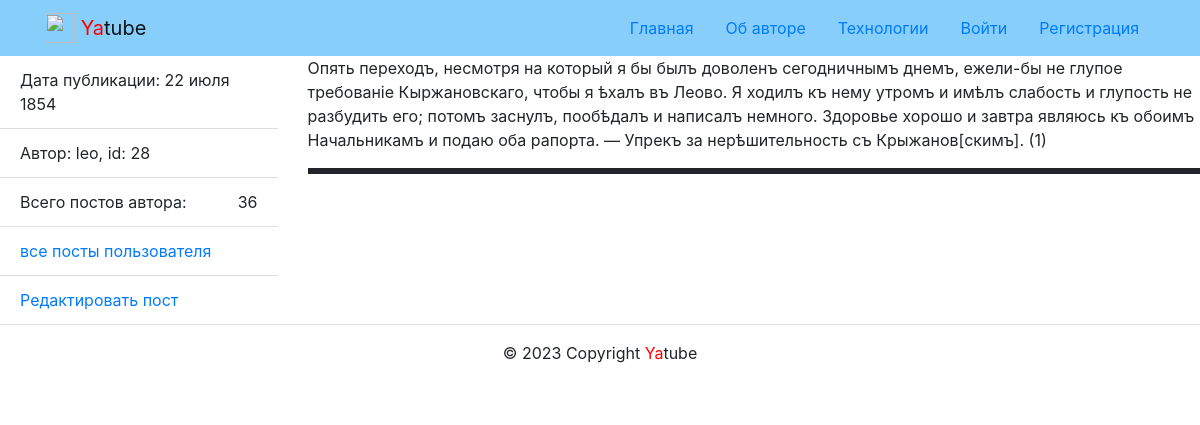
The page /posts/28/ on the database as committed earlier.
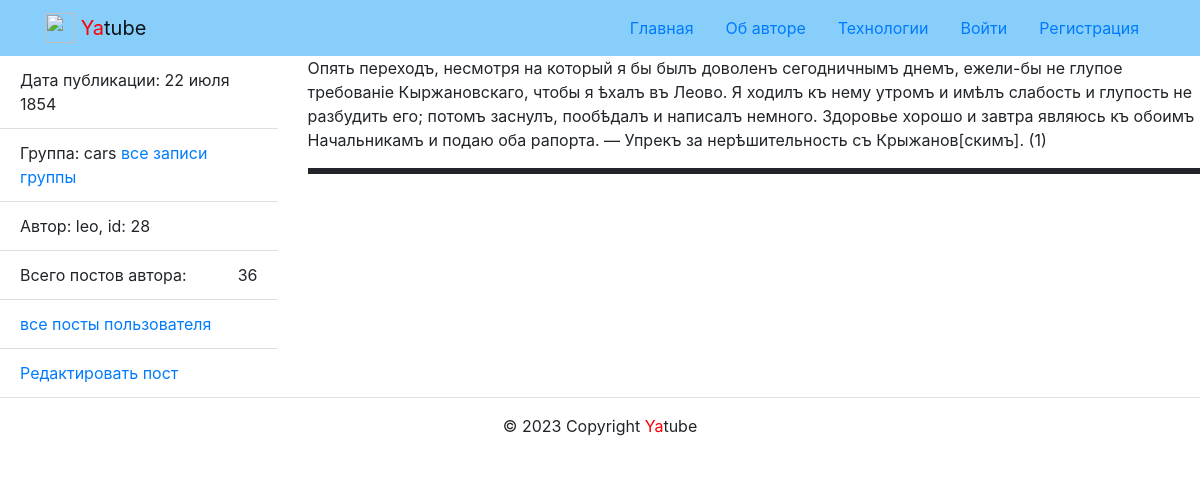
The same page on the database as committed later.
### posts/models.py (models this page shows, shortened)
class Post(models.Model):
    text = models.TextField(
        max_length=200, verbose_name='Текст',
    )
    pub_date = models.DateTimeField(
        auto_now_add=True, verbose_name='Дата'
    )
    author = models.ForeignKey(
        User,
        on_delete=models.CASCADE,
        related_name='posts',
        verbose_name='Автор'
    )
    group = models.ForeignKey(
        Group, blank=True, null=True,
        on_delete=models.SET_NULL,
        related_name='posts',
        verbose_name='Группа',
    )
    image = models.ImageField(
        'Картинка',
        upload_to='posts/',
        blank=True
    )
    class Meta:
        ordering = ('-pub_date',)
        verbose_name_plural = 'Посты'

class Group(models.Model):
    title = models.CharField(
        verbose_name='Информация о группах',
        max_length=200
    )
    slug = models.SlugField(
        max_length=200, unique=True,
        db_index=True, verbose_name='slug'
    )
    description = models.TextField(
        verbose_name='Описание'
    )
    class Meta:
        verbose_name_plural = 'Группы'
    def __str__(self):
        return self.title

### posts/views.py (the view)
# urls.py: path('posts/<int:post_id>/', views.post_detail, name='post_detail'),
def post_detail(request, post_id):
    post = get_object_or_404(Post, id=post_id)
    author_post = post.author
    post_count = Post.objects.filter(author=author_post).count()
    title = f'Пост {post.text[0:30]}'
    context = {
        'post': post,
        'post_count': post_count,
        'title': title,
        'author_post': author_post,
    }
    return render(request, 'posts/post_detail.html', context)

### core/context_processors/year.py (called while the page is built)
def year(request):
    return {
        'year': datetime.now().year
    }

### templates/posts/post_detail.html (shortened to what this page needs)
{% extends "base.html" %}
{% block content %}
{% load thumbnail %}
<div class="row">
  <aside class="col-12 col-md-3">
    <ul class="list-group list-group-flush">
      <li class="list-group-item">
        Дата публикации: {{ post.pub_date|date:"d E Y" }}
      </li>
        {% if post.group %}
      <li class="list-group-item">
        Группа: {{ post.group }}
        <a href="{% url 'posts:group_list' post.group.slug %}">
          все записи группы
        </a>
        {% endif %}
      </li>
      <li class="list-group-item">
        Автор: {{ author_post }},  id: {{ post.id }}
      </li>
      <li class="list-group-item d-flex justify-content-between align-items-center">
        Всего постов автора:  <span >{{ post_count }}</span>
      </li>
      <li class="list-group-item">
        <a href="{% url 'posts:profile' post.author %}">
          все посты пользователя
        </a>
      </li>
      <li class="list-group-item">
        <a href="{% url 'posts:post_edit' post.id %}">
          Редактировать пост
        </a>
      </li>
    </ul>
  </aside>
  <article class="col-12 col-md-9">
  <p>
    {{ post.text|linebreaksbr }}
  </p>
  <p style="border-style: solid;">
  </p>
  </article>
</div>
{% endblock %}

Rows that differ between the two databases and show on the page:
changed Post "22 июля 1854": group_id empty → 1 (drawn); group (not shown) → "cars"
Other text that changed with them:
text now shown: "Группа: все записи группы"
